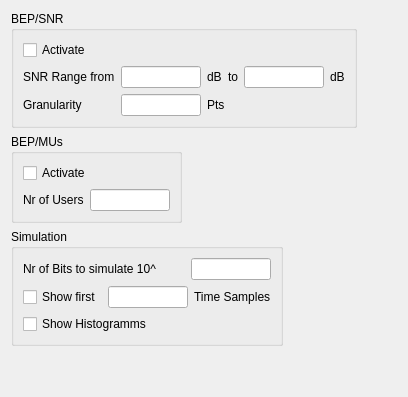
     <widget class="QWidget" name="tab_3">
      <attribute name="title">
       <string>BEP Simulation</string>
      </attribute>
      <layout class="QGridLayout" name="gridLayout_10">
       <item row="1" column="0">
        <widget class="QGroupBox" name="groupBox_8">
         <property name="title">
          <string>BEP/MUs</string>
         </property>
         <layout class="QGridLayout" name="gridLayout_12">
          <item row="1" column="0">
           <widget class="QLabel" name="label_12">
            <property name="text">
             <string>Nr of Users</string>
            </property>
           </widget>
          </item>
          <item row="1" column="1">
           <widget class="QLineEdit" name="lineEdit_BEP_MU_numberofusers">
            <property name="minimumSize">
             <size>
              <width>60</width>
              <height>0</height>
             </size>
            </property>
            <property name="maximumSize">
             <size>
              <width>80</width>
              <height>16777215</height>
             </size>
            </property>
           </widget>
          </item>
          <item row="0" column="0" colspan="2">
           <widget class="QCheckBox" name="checkBox_BEP_MU_activate">
            <property name="text">
             <string>Activate</string>
            </property>
           </widget>
          </item>
         </layout>
        </widget>
       </item>
       <item row="2" column="3">
        <spacer name="horizontalSpacer_6">
         <property name="orientation">
          <enum>Qt::Horizontal</enum>
         </property>
         <property name="sizeHint" stdset="0">
          <size>
           <width>40</width>
           <height>20</height>
          </size>
         </property>
        </spacer>
       </item>
       <item row="2" column="2">
        <spacer name="horizontalSpacer_5">
         <property name="orientation">
          <enum>Qt::Horizontal</enum>
         </property>
         <property name="sizeHint" stdset="0">
          <size>
           <width>40</width>
           <height>20</height>
          </size>
         </property>
        </spacer>
       </item>
       <item row="1" column="3">
        <spacer name="horizontalSpacer_8">
         <property name="orientation">
          <enum>Qt::Horizontal</enum>
         </property>
         <property name="sizeHint" stdset="0">
          <size>
           <width>40</width>
           <height>20</height>
          </size>
         </property>
        </spacer>
       </item>
       <item row="1" column="2">
        <spacer name="horizontalSpacer_7">
         <property name="orientation">
          <enum>Qt::Horizontal</enum>
         </property>
         <property name="sizeHint" stdset="0">
          <size>
           <width>40</width>
           <height>20</height>
          </size>
         </property>
        </spacer>
       </item>
       <item row="2" column="0" colspan="2">
        <widget class="QGroupBox" name="groupBox_9">
         <property name="title">
          <string>Simulation</string>
         </property>
         <layout class="QGridLayout" name="gridLayout_13">
          <item row="2" column="2">
           <widget class="QLabel" name="label_14">
            <property name="text">
             <string>Time Samples</string>
            </property>
           </widget>
          </item>
          <item row="2" column="1">
           <widget class="QLineEdit" name="lineEdit_BEP_simulation_timesamples">
            <property name="minimumSize">
             <size>
              <width>60</width>
              <height>0</height>
             </size>
            </property>
            <property name="maximumSize">
             <size>
              <width>80</width>
              <height>16777215</height>
             </size>
            </property>
           </widget>
          </item>
          <item row="2" column="0">
           <widget class="QCheckBox" name="checkBox_BEP_simulation_showfirsttimesamples">
            <property name="text">
             <string>Show first</string>
            </property>
           </widget>
          </item>
          <item row="1" column="0" colspan="3">
           <layout class="QHBoxLayout" name="horizontalLayout">
            <item>
             <widget class="QLabel" name="label_13">
              <property name="text">
               <string>Nr of Bits to simulate 10^</string>
              </property>
             </widget>
            </item>
            <item>
             <widget class="QLineEdit" name="lineEdit_BEP_simulation_bitstosimulate">
              <property name="minimumSize">
               <size>
                <width>80</width>
                <height>0</height>
               </size>
              </property>
              <property name="maximumSize">
               <size>
                <width>80</width>
                <height>16777215</height>
               </size>
              </property>
             </widget>
            </item>
           </layout>
          </item>
          <item row="3" column="0" colspan="3">
           <widget class="QCheckBox" name="checkBox_BEP_simulation_showhistogramms">
            <property name="text">
             <string>Show Histogramms</string>
            </property>
           </widget>
          </item>
         </layout>
        </widget>
       </item>
       <item row="0" column="0" colspan="3">
        <widget class="QGroupBox" name="groupBox_7">
         <property name="title">
          <string>BEP/SNR</string>
         </property>
         <layout class="QGridLayout" name="gridLayout_11">
          <item row="3" column="0">
           <widget class="QLabel" name="label_7">
            <property name="text">
             <string>Granularity</string>
            </property>
           </widget>
          </item>
          <item row="2" column="1">
           <widget class="QLineEdit" name="lineEdit_BEP_SNR_range_start">
            <property name="minimumSize">
             <size>
              <width>60</width>
              <height>0</height>
             </size>
            </property>
            <property name="maximumSize">
             <size>
              <width>80</width>
              <height>16777215</height>
             </size>
            </property>
           </widget>
          </item>
          <item row="2" column="0">
           <widget class="QLabel" name="label_6">
            <property name="text">
             <string>SNR Range from</string>
            </property>
           </widget>
          </item>
          <item row="3" column="1">
           <widget class="QLineEdit" name="lineEdit_BEP_SNR_granularity">
            <property name="minimumSize">
             <size>
              <width>60</width>
              <height>0</height>
             </size>
            </property>
            <property name="maximumSize">
             <size>
              <width>80</width>
              <height>16777215</height>
             </size>
            </property>
           </widget>
          </item>
          <item row="2" column="3">
           <widget class="QLabel" name="label_10">
            <property name="text">
             <string>to</string>
            </property>
           </widget>
          </item>
          <item row="2" column="2">
           <widget class="QLabel" name="label_8">
            <property name="text">
             <string>dB</string>
            </property>
           </widget>
          </item>
          <item row="2" column="4">
           <widget class="QLineEdit" name="lineEdit_BEP_SNR_range_end">
            <property name="minimumSize">
             <size>
              <width>60</width>
              <height>0</height>
             </size>
            </property>
            <property name="maximumSize">
             <size>
              <width>80</width>
              <height>16777215</height>
             </size>
            </property>
           </widget>
          </item>
          <item row="2" column="5">
           <widget class="QLabel" name="label_11">
            <property name="text">
             <string>dB</string>
            </property>
           </widget>
          </item>
          <item row="0" column="0" colspan="6">
           <widget class="QCheckBox" name="checkBox_BEP_SNR_activate">
            <property name="text">
             <string>Activate</string>
            </property>
           </widget>
          </item>
          <item row="3" column="2" colspan="4">
           <widget class="QLabel" name="label_9">
            <property name="text">
             <string>Pts</string>
            </property>
           </widget>
          </item>
         </layout>
        </widget>
       </item>
       <item row="0" column="3">
        <spacer name="horizontalSpacer_4">
         <property name="orientation">
          <enum>Qt::Horizontal</enum>
         </property>
         <property name="sizeHint" stdset="0">
          <size>
           <width>40</width>
           <height>20</height>
          </size>
         </property>
        </spacer>
       </item>
       <item row="3" column="0">
        <spacer name="verticalSpacer_2">
         <property name="orientation">
          <enum>Qt::Vertical</enum>
         </property>
         <property name="sizeHint" stdset="0">
          <size>
           <width>20</width>
           <height>40</height>
          </size>
         </property>
        </spacer>
       </item>
       <item row="1" column="1">
        <spacer name="horizontalSpacer_9">
         <property name="orientation">
          <enum>Qt::Horizontal</enum>
         </property>
         <property name="sizeHint" stdset="0">
          <size>
           <width>40</width>
           <height>20</height>
          </size>
         </property>
        </spacer>
       </item>
      </layout>
     </widget>
